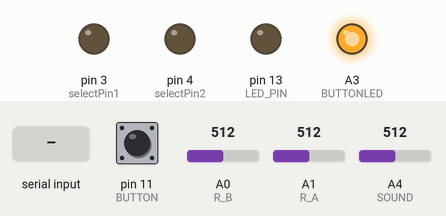
This sketch was run on a simulated Arduino Uno, built with avr-gcc and run on an emulated ATmega328P. Shown: output pins drawn as LEDs (lit = HIGH). The test bench sets the inputs (shaded band); at power-on: pin 11 (BUTTON) HIGH, A0 (R_B) = 512, A1 (R_A) = 512, A4 (SOUND) = 512. What the sketch prints to the serial monitor is not drawn.

Above: at 1.2 s.
1.3 s: byte 30 received over Serial
At 1.4 s:
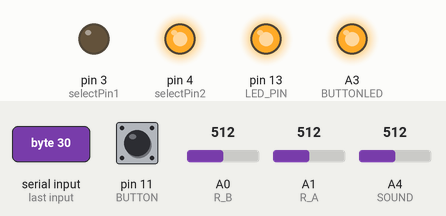
At 2.5 s:
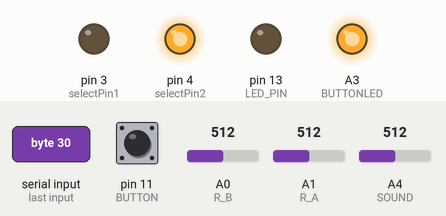
Timing chart, 0 to 4.3 s (numbered marks = the images above; inputs shaded):
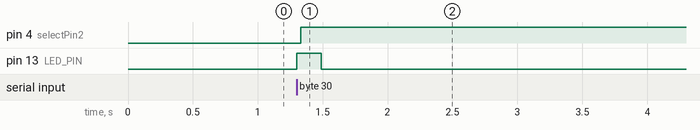

Measured:
- after the input at 1.3 s, pin 4 (selectPin2): LOW → HIGH at once; pin 13 (LED_PIN): LOW → HIGH at once, → LOW 0.19 s later

The sketch:

ScratchShield.ino
```cpp
// (licence header left out)
//		CD4052/74HC4052
//		  -----------
//	B y0	  | 1	16  |	+5V
//	y2	  | 2	15  |	x2
//	aPinY     | 3	14  |	A x1
//	y3	  | 4	13  |	aPinX
//	D y1	  | 5	12  |	C x0
//	GND	  | 6	11  |	x3
//	GND	  | 7	10  |	selectPin2
//	GND	  | 8	 9  |	selectPin1
//		  -----------

// pins for CD4052
const int selectPin1 = 3;		// pin 1 connected to the 4052 input select lines
const int selectPin2 = 4;		// pin 2 connected to the 4052 input select lines
const int analogPinX = A1;              // the analog pin connected to CD4052 output - X-side
const int analogPinY = A0;		// the analog pin connected to CD4052 output - Y-side

// digital input pin
#define BUTTON 11
#define BUTTONLED  A3

// analog input pin
#define SLIDER A2
#define LIGHT  A5
#define SOUND  A4
#define R_A analogPinX //connect to x1 of CD4052
#define R_B analogPinY //connect to y0 of CD4052
#define R_C analogPinX //connect to x0 of CD4052
#define R_D analogPinY //connect to y1 of CD4052

#define FIRMWAEW_ID 4  // ScratchBoard 1.1 Firmware ID

#define LED_PIN 13  // response led (digital pin 13 is on board LED)

const byte req_scratchboard = 0;  // request messge from Scratch
const byte mask_scratcharduino = 240;  // request mask of Scratch+Arduino
const byte ch_r_D = 0;
const byte ch_r_C = 1;
const byte ch_r_B = 2;
const byte ch_button = 3;
const byte ch_r_A = 4;
const byte ch_light = 5;
const byte ch_sound = 6;
const byte ch_slider = 7;
const byte ch_firmware = 15;

int sensorValue = 0;  // sensor value to send

byte inByte = 0;  // incoming serial byte

// this function sets the CD4052
int setBytes(int byte1, int byte2)
{
	digitalWrite(selectPin1, byte1);
	digitalWrite(selectPin2, byte2);
}

void setup()
{
	// start serial port at 9600 bps:
	Serial.begin(38400);
	pinMode(BUTTON, INPUT);   // digital sensor for button
	digitalWrite(BUTTON, HIGH);

	// initialize the digital pin as an output:
	pinMode(LED_PIN, OUTPUT);
        pinMode(BUTTONLED, OUTPUT);
	pinMode(selectPin1, OUTPUT);
	pinMode(selectPin2, OUTPUT);
	digitalWrite(BUTTONLED, HIGH);   // set the LED on
}

void loop()
{
	// if we get a valid byte, read analog ins:
	if (Serial.available() > 0) {
		// get incoming byte:
		inByte = Serial.read();
		Serial.flush();
		if (inByte >= req_scratchboard) {
			digitalWrite(LED_PIN, HIGH);   // set the LED on

			sendValue(ch_firmware, FIRMWAEW_ID);
			delay(10);

			// analog read range from 0 to 1023
			// delay 10ms to let the ADC recover:

			setBytes(0, 0);  //set CD4052 to read pins x0, y0
			sensorValue = analogRead(R_C);
			sendValue(ch_r_C, sensorValue);
			delay(10);

			sensorValue = analogRead(R_B);
			sendValue(ch_r_B, sensorValue);
			delay(10);

			setBytes(0, 1); //set CD4052 to read pins x1, y1

			sensorValue = analogRead(R_D);
			sendValue(ch_r_D, sensorValue);
			delay(10);

			sensorValue = analogRead(R_A);
			sendValue(ch_r_A, sensorValue);
			delay(10);

			//BUTTON, map it to 0 or 1023
			sensorValue = map(digitalRead(BUTTON), 0, 1, 0, 1023);
			sendValue(ch_button, sensorValue);
                        digitalWrite(BUTTONLED, digitalRead(BUTTON)); //Toggle Button LED

			//LIGHT
			sensorValue = analogRead(LIGHT);
			sendValue(ch_light, 1024-(sensorValue*1.2));
			delay(10);

			//SOUND
			int minimum = 1024;
			int maximum = 0;
			for(int i=0;i<1000;i++)
			{
				int value = analogRead(SOUND);
				minimum = min(minimum, value);
				maximum = max(maximum, value);
			}
			sensorValue = maximum-minimum;
			sendValue(ch_sound, sensorValue);
			delay(10);

			//SLIDER
			sensorValue = analogRead(SLIDER);
			sendValue(ch_slider, sensorValue);
			delay(10);
		}
		digitalWrite(LED_PIN, LOW);    // set the LED off
	}
}

void sendValue(byte channel, int value) {
	byte high = 0;  // high byte to send
	byte low = 0;  // low byte to send
	high = (1 << 7) | (channel << 3) | (value >> 7);
	low =  (0xff >> 1) & value;
	Serial.write(high);
	Serial.write(low);
}
```
